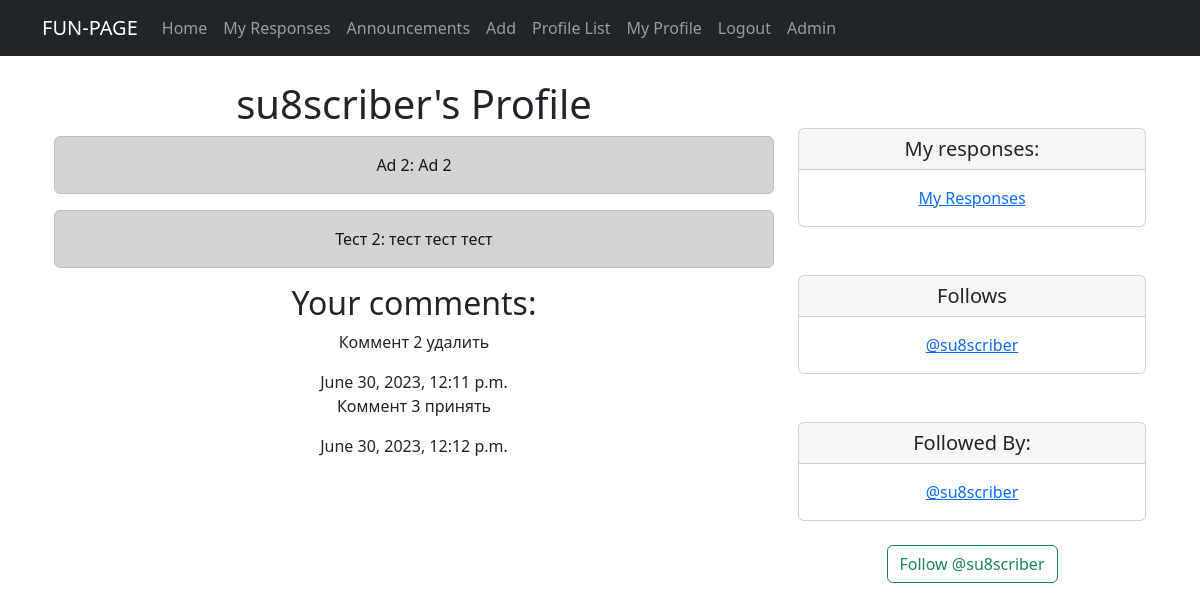
Page /profile/2 (signed in) on the earlier database version.
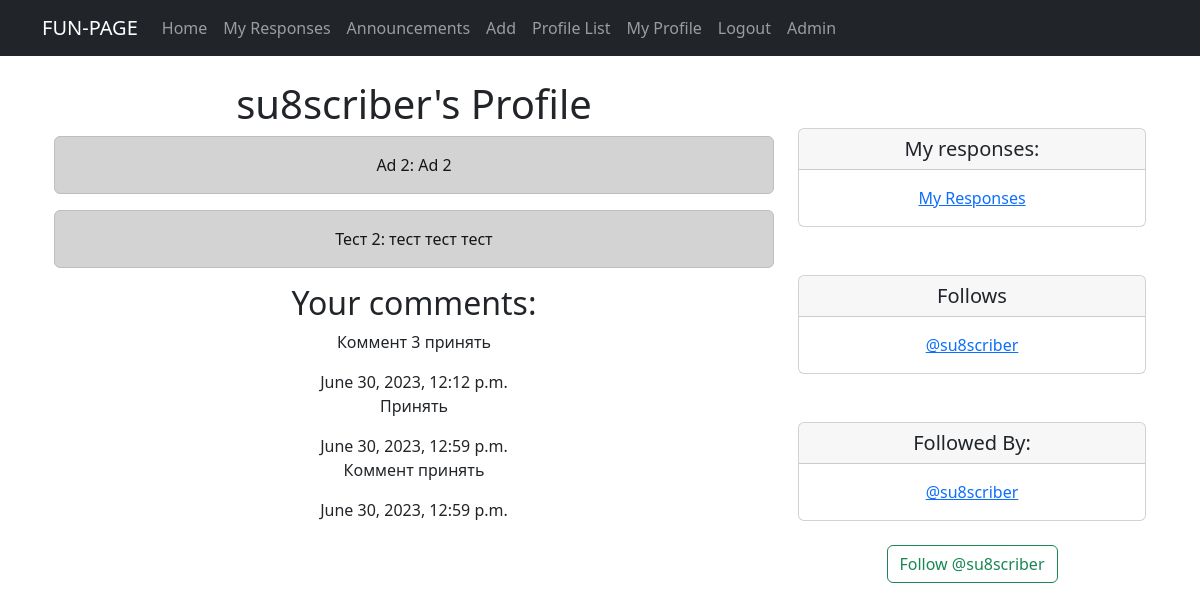
Same page on the later database version.
### fun/models.py (models this page shows, shortened)
class Announcement(models.Model):
    title = models.CharField(max_length=100)
    text = models.TextField()
    category = models.ForeignKey(Category, on_delete=models.CASCADE)
    author = models.ForeignKey(User, default=1, on_delete=models.CASCADE)
    date_added = models.DateTimeField(auto_now_add=True)
    image = models.ImageField(upload_to='images/', null=True, blank=True)
    video = models.FileField(upload_to='videos/', null=True, blank=True)
    likes = models.ManyToManyField(User, related_name="ad_like", blank=True)
    comments = models.ManyToManyField(Comment, related_name="commented_on", blank=True)
    def __str__(self):
        return f'{self.title.title()}: {self.text[:20]}'

class Comment(models.Model):
    user = models.ForeignKey(User, on_delete=models.CASCADE)
    date = models.DateTimeField(auto_now_add=True)
    announcement = models.ForeignKey('Announcement', on_delete=models.CASCADE)
    content = models.TextField()

class Profile(models.Model):
    user = models.OneToOneField(User, on_delete=models.CASCADE)
    follows = models.ManyToManyField("self",
                                     related_name="followed_by",
                                     symmetrical=False,
                                     blank=True)
    date_modified = models.DateTimeField(User, auto_now=True)
    comments = models.ManyToManyField(Comment,
                                       related_name="commented_by",
                                       blank=True)
    def __str__(self):
        return self.user.username

### fun/views.py (the view, shortened to what this page needs)
# urls.py: path('profile/<int:pk>', views.profile, name='profile'),
def profile(request, pk):
    if request.user.is_authenticated:
        profile = Profile.objects.get(user_id=pk)
        ads = Announcement.objects.filter(author_id=pk).order_by("-date_added")
        return render(request, "profile.html", {"profile": profile, "ads": ads})
    else:
        messages.success(request, ("You must be logged in to view this page."))
        return redirect('home')

### templates/profile.html (shortened to what this page needs)
{% extends 'flatpages/default.html' %}
{% block content %}
{% if profile %}
    <div class="container text-center">
     <div class="row">
       <div class="col-8">
        <h1> {{ profile.user.username }}'s Profile </h1>
           {% if ads %}
           {% for ads in ads %}
                <div class="alert alert-dark" role="alert">
                     {{ ads }}
                </div>
            {% endfor %}
           {% else %}
           <p> No announcements yet </p>
           {% endif %}
<h2>Your comments:</h2>
{% for comment in request.user.profile.comments.all %}
<div>
  <p>{{ comment.content }}</p>
  <span class="date">{{ comment.date }}</span>
</div>
{% empty %}
<p>No comments yet.</p>
{% endfor %}
     </div>
    <div class="col-4">
<br/> <br/>
        <div class="card">
      <h5 class="card-header"> My responses:</h5>
      <div class="card-body">
       <p class="card-text"> <a href="{% url 'my_responses' %}"> My Responses </a><br/></p>
      </div>
     </div>
        <br/> <br/>
     <div class="card">
    <h5 class="card-header">Follows</h5>
        <div class="card-body">
    <p class="card-text"> {% for following in profile.follows.all %}
    <a href="{% url 'profile' following.user.id %}"> @{{ following }}</a><br/>
    {% endfor %}</p>
  </div>
</div>
    <br/><br/>
     <div class="card">
      <h5 class="card-header"> Followed By:</h5>
      <div class="card-body">
       <p class="card-text"> {% for following in profile.followed_by.all %}
    <a href="{% url 'profile' following.user.id %}"> @{{ following }}</a><br/>
    {% endfor %} </p>
      </div>
     </div>
        <br/>
        <form method="POST">
            {% if profile in user.profile.follows.all %}
                <button class="btn btn-outline-danger" name="follow"
                value="unfollow" type="submit"> Unfollow @{{profile.user.username|lower}}
                </button>
            {% else %}
                <button class="btn btn-outline-success" name="follow"
                value="follow" type="submit"> Follow @{{profile.user.username|lower}}
                </button>
            {% endif %}
        </form>
<br/>
{% endif %}
{% endblock content %}

Differences in the rows shown:
removed Comment: content "Коммент 2 удалить", date "June 30, 2023, 12:11 p.m."
added Comment: content "Принять", date "June 30, 2023, 12:59 p.m."
added Comment: content "Коммент принять", date "June 30, 2023, 12:59 p.m."
